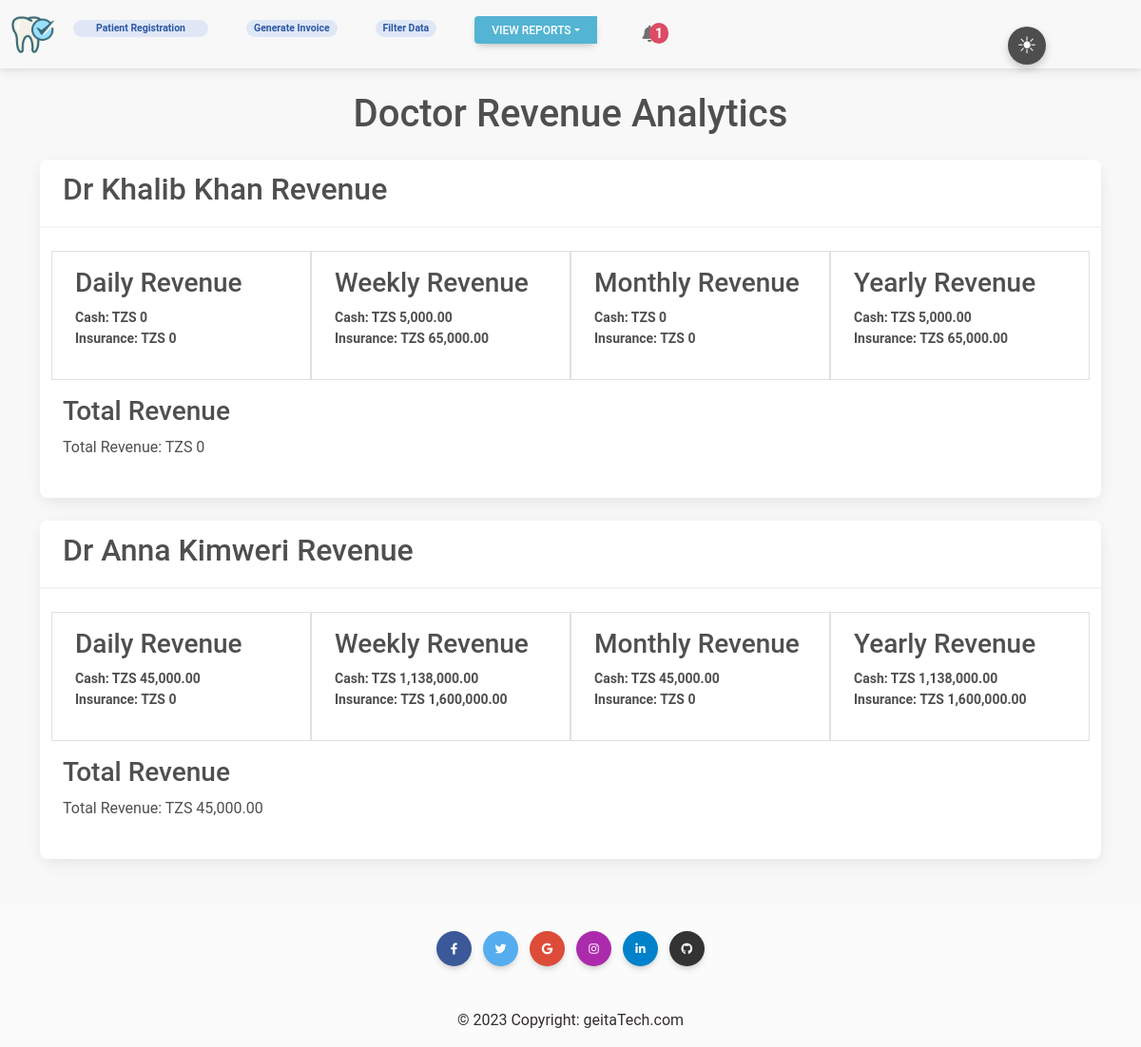
Screenshot of /analytics/doctors/ with the database file from the repository.
### patient/models.py (models this page shows, shortened)
class Doctor(models.Model):
    name = models.CharField(max_length=255)

class PaymentType(models.Model):
    name = models.CharField(max_length=255)

### patient/views.py (the view)
# urls.py: path('analytics/doctors/', views.AnalyticsByDoctorView.as_view(), name='analytics_by_doctor'),
class AnalyticsByDoctorView(View):
    def get(self, request, *args, **kwargs):
        doctors = Doctor.objects.all()
        today = datetime.now().date()
        last_week_start = today - timedelta(days=today.weekday() + 7)
        last_month_start = today.replace(day=1) - timedelta(days=1)
        last_year_start = today.replace(month=1, day=1) - timedelta(days=1)
        doctor_revenue_data = []
        for doctor in doctors:
            daily_revenue = self.aggregate_revenue(doctor, today, today)
            weekly_revenue = self.aggregate_revenue(doctor, last_week_start, today)
            monthly_revenue = self.aggregate_revenue(doctor, last_month_start, today)
            yearly_revenue = self.aggregate_revenue(doctor, last_year_start, today)
            total_revenue = self.calculate_total_revenue(doctor, today, today)
            doctor_revenue_data.append({
                'doctor': doctor,
                'daily_revenue': daily_revenue,
                'weekly_revenue': weekly_revenue,
                'monthly_revenue': monthly_revenue,
                'yearly_revenue': yearly_revenue,
                'total_revenue': total_revenue,
            })
        context = {
            'doctor_revenue_data': doctor_revenue_data,
        }
        return render(request, 'analytics_by_doctor.html', context)
    def aggregate_revenue(self, doctor, start_date, end_date):
        revenue_data = []
        payment_types = doctor.medicalhistory_set.values('payment_type__name').annotate(count=Count('id'))
        for payment_type in payment_types:
            total_revenue = 0
            medical_histories = doctor.medicalhistory_set.filter(
                payment_type__name=payment_type['payment_type__name'],
                created_at__date__range=(start_date, end_date)
            )
            for history in medical_histories:
                total_revenue += history.calculate_total_price()
            revenue_data.append({
                'payment_type': payment_type['payment_type__name'],
                'total_revenue': total_revenue,
            })
        return revenue_data
    def calculate_total_revenue(self, doctor, start_date, end_date):
        total_revenue = 0
        medical_histories = doctor.medicalhistory_set.filter(
            created_at__date__range=(start_date, end_date)
        )
        for history in medical_histories:
            total_revenue += history.calculate_total_price()
        return total_revenue

### patient/models.py (called while the page is built)
    def calculate_total_price(self):
        total_price = sum(category.price for category in self.treatment.all())
        total_price += sum(category.price for category in self.investgation.all())
        total_price += sum(category.price for category in self.medication.all())
        return total_price

### patient/template_context.py (called while the page is built)
def upcoming_follow_up_count(request):
    today = datetime.now().date()
    tomorrow = today + timedelta(days=1)
    upcoming_follow_up_count = MedicalHistory.objects.filter(follow_up_date=tomorrow).count()
    return {'upcoming_follow_up_count': upcoming_follow_up_count}

### patient/templates/analytics_by_doctor.html (shortened to what this page needs)
{% extends 'base.html' %}
{% load humanize %}
{% block content %}
    <div class="container mb-5">
        <h1 class="mt-4 text-center">Doctor Revenue Analytics</h1>
        {% for doctor_data in doctor_revenue_data %}
            <div class="card mt-4">
                <div class="card-header">
                    <h2 class="card-title">{{ doctor_data.doctor.name }} Revenue</h2>
                </div>
                <div class="card-body">
                    <div class="row">
                        <div class="col-md-3 border border-1 px-4 py-3">
                            <h3 class="card-title">Daily Revenue</h3>
                            <ul class="list-unstyled">
                                {% for entry in doctor_data.daily_revenue %}
                                    <li>{{ entry.payment_type }}: TZS {{ entry.total_revenue|intcomma }}</li>
                                {% endfor %}
                            </ul>
                        </div>
                        <div class="col-md-3 border border-1 px-4 py-3">
                            <h3 class="card-title">Weekly Revenue</h3>
                            <ul class="list-unstyled">
                                {% for entry in doctor_data.weekly_revenue %}
                                    <li>{{ entry.payment_type }}: TZS {{ entry.total_revenue|intcomma }}</li>
                                {% endfor %}
                            </ul>
                        </div>
                        <div class="col-md-3 border border-1 px-4 py-3">
                            <h3 class="card-title">Monthly Revenue</h3>
                            <ul class="list-unstyled">
                                {% for entry in doctor_data.monthly_revenue %}
                                    <li>{{ entry.payment_type }}: TZS {{ entry.total_revenue|intcomma }}</li>
                                {% endfor %}
                            </ul>
                        </div>
                        <div class="col-md-3 border border-1 px-4 py-3">
                            <h3 class="card-title">Yearly Revenue</h3>
                            <ul class="list-unstyled">
                                {% for entry in doctor_data.yearly_revenue %}
                                    <li>{{ entry.payment_type }}: TZS {{ entry.total_revenue|intcomma }}</li>
                                {% endfor %}
                            </ul>
                        </div>
                    </div>
                    <h3 class="mt-3">Total Revenue</h3>
                    <p>Total Revenue: TZS {{ doctor_data.total_revenue|intcomma }}</p>
                </div>
            </div>
        {% endfor %}
    </div>
{% endblock %}

### static/css/color_switch.css (style rules this page uses)
body { background-color: #f8f8f8; }

### patient/templates/analytics_by_doctor.html (style rules this page uses)
li { font-size: 14px; font-weight: bold; }

### rows the page displays
Doctor: doctor.name "Dr Khalib Khan", total_revenue "0"
PaymentType: payment_type "Cash", total_revenue "0", total_revenue "5,000.00", total_revenue "45,000.00", total_revenue "1,138,000.00"
PaymentType: payment_type "Insurance", total_revenue "0", total_revenue "65,000.00", total_revenue "1,600,000.00"
Doctor: doctor.name "Dr Anna Kimweri", total_revenue "45,000.00"

### other values shown
{{ upcoming_follow_up_count }} "1"
